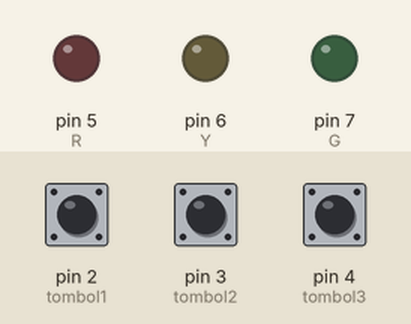
Bench run of a sketch on a simulated Arduino Uno, built with avr-gcc and run on an emulated ATmega328P. Shown: output pins drawn as LEDs (lit = HIGH). Dashed ring = blinking. The test bench sets the inputs (shaded band); at power-on: pin 2 (tombol1) LOW, pin 3 (tombol2) LOW, pin 4 (tombol3) LOW.

Above: at 1.2 s.
1.3 s: pin 2 (tombol1) pulled HIGH for 1 s
At 1.4 s:
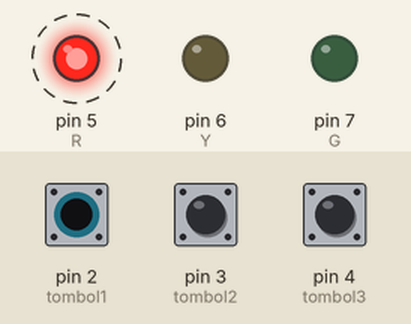
4.3 s: pin 3 (tombol2) pulled HIGH for 3.2 s
At 4.4 s:
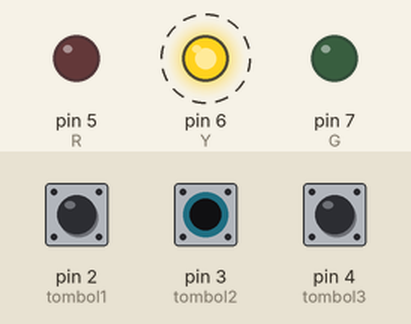
9.0 s: pin 4 (tombol3) pulled HIGH for 0.15 s
At 9.8 s:
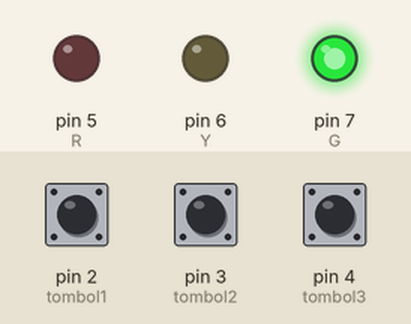
10.6 s: pin 2 (tombol1) pulled HIGH for 0.15 s
At 10.7 s:
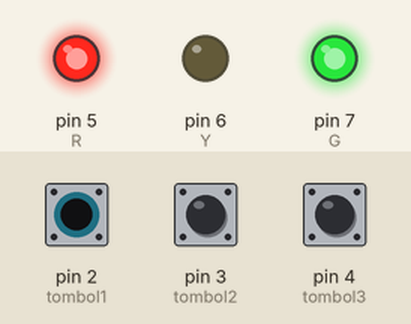
12.3 s: pin 3 (tombol2) pulled HIGH for 0.15 s
At 12.4 s:
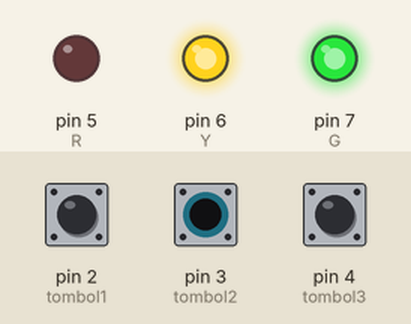
14.0 s: pin 2 (tombol1) pulled HIGH for 3.2 s
At 14.1 s:
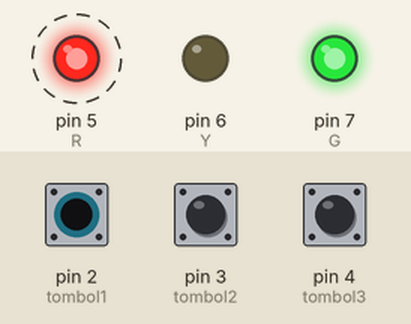
Timing chart, 0 to 18.5 s (numbered marks = the images above; inputs shaded):
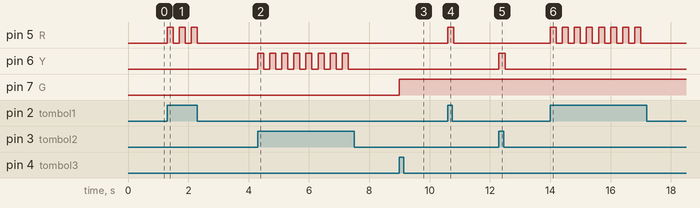

The sketch:

1.ButtonKunci2.0.ino
```cpp
int tombol1=2,R=5,tombol2=3,tombol3=4,Y=6,G=7,kunci1=0,kunci2=0,kunci3=0;

void setup() {
  // put your setup code here, to run once:
  pinMode(tombol1,INPUT);
  pinMode(tombol2,INPUT);
  pinMode(tombol3,INPUT);
  pinMode(R,OUTPUT);
  pinMode(Y,OUTPUT);
  pinMode(G,OUTPUT);
}

void loop() {
  // put your main code here, to run repeatedly:
int bacaTombol1=digitalRead(tombol1);
int bacaTombol2=digitalRead(tombol2);
int bacaTombol3=digitalRead(tombol3);

if (bacaTombol1==1 and kunci1==0)
{
  digitalWrite(R,HIGH);
  kunci1=1;
  delay(200);
}
if (bacaTombol1==1 and kunci1==1)
{
  digitalWrite(R,LOW);
  kunci1=0;
  delay(200);
}
if (bacaTombol2==1 and kunci2==0)
{
  digitalWrite(Y,HIGH);
  kunci2=1;
  delay(200);
}
if (bacaTombol2==1 and kunci2==1)
{
  digitalWrite(Y,LOW);
  kunci2=0;
  delay(200);
}
if (bacaTombol3==1 and kunci3==0)
{
  digitalWrite(G,HIGH);
  kunci3=0;
  delay(200);
}
if (bacaTombol3==1 and kunci3==1)
{
  digitalWrite(G,LOW);
  kunci3=0;
  delay(200);
}
else{}
}
```

Measured:
- after the input at 1.3 s, pin 5 (R): alternates HIGH for 0.20 s and LOW for 0.20 s, 6 changes in all, then stays LOW, starting at once
- after the input at 4.3 s, pin 6 (Y): alternates HIGH for 0.20 s and LOW for 0.20 s, 16 changes in all, then stays LOW, starting at once
- after the input at 9.0 s, pin 7 (G): LOW → HIGH at once
- after the input at 10.6 s, pin 5 (R): LOW → HIGH at once, → LOW 0.20 s later
- after the input at 12.3 s, pin 6 (Y): LOW → HIGH at once, → LOW 0.20 s later
- after the input at 14.0 s, pin 5 (R): alternates HIGH for 0.20 s and LOW for 0.20 s, 16 changes in all, then stays LOW, starting at once
